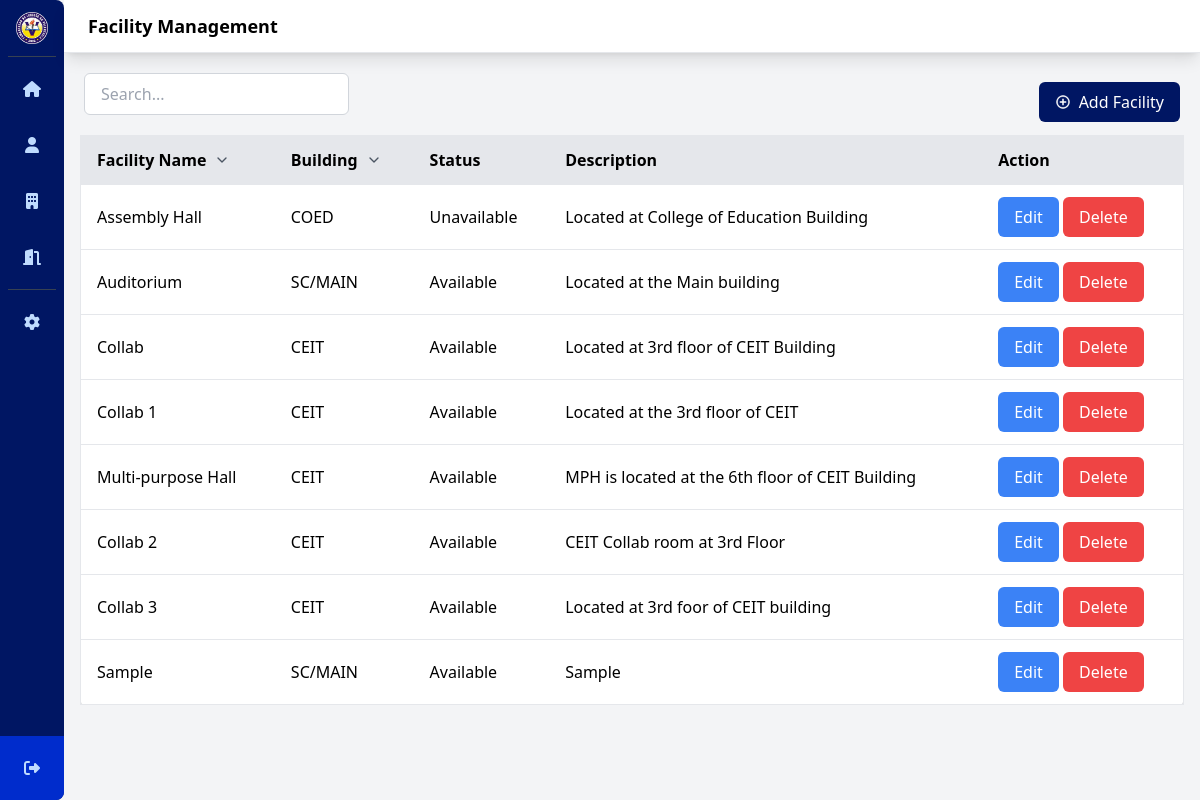
Screenshot of /facilityManagement.php (signed in) with the database file from the repository.
### tables this page shows
CREATE TABLE `facilities` (
  `id` int(11) NOT NULL,
  `facility_name` varchar(255) NOT NULL,
  `building` varchar(255) DEFAULT NULL,
  `status` varchar(255) DEFAULT NULL,
  `descri` varchar(255) DEFAULT NULL
);

### facilityManagement.php (the view, shortened to what this page needs)
<?php
require_once "database/config.php";
$sql = "SELECT * FROM facilities";
$result = $conn->query($sql);
?>
<!DOCTYPE html>
<html lang="en">
<head>
    <link rel="stylesheet" href="css/style.css">
</head>
<body>
    <div class="flex h-screen bg-gray-100">
        <div id="sidebar-container">
            <?php include 'sidebar.php'; ?>
        </div>
        <div class="flex flex-col flex-1">
            <header class="bg-white shadow-lg">
                <div class="flex items-center justify-between px-6 py-3 border-b">
                    <h2 class="text-lg font-semibold">
                        Facility Management
                    </h2>
                </div>
            </header>
            <main class="flex-1 p-4 h-screen">
                <div class="flex items-center justify-between p-1 rounded-md">
                    <div class="flex items-center space-x-4 mb-4">
                        <input type="text" id="searchInput" class="px-4 py-2 border border-gray-300 rounded-md" placeholder="Search..." onkeyup="filterReservations()">
                    </div>
                    <div>
                        <button onclick="showFacilityForm()" class="ml-auto px-4 py-2 bg-plv-blue text-white rounded-md flex items-center justify-center hover:bg-plv-highlight focus:outline-none focus:ring focus:ring-plv-highlight">
                            <img src="img/icons8-plus-24.png" alt="Add Account Icon" class="w-4 h-4 mr-2">
                            Add Facility
                        </button>
                    </div>
                </div>
                <div class=" overflow-y-auto max-h-[calc(100vh-200px)]">
                    <table id="facilitiesTable" class="min-w-full bg-white rounded-md shadow-md border border-gray-200">
                        <thead>
                            <tr class="bg-gray-200 border-b">
                                <th class="py-3 px-4 text-left cursor-pointer hover:bg-gray-100" onclick="sortTable(0)">
                                    <span class="flex items-center">Facility Name
                                        <svg class="w-4 h-4 ml-2 text-gray-600" fill="none" viewBox="0 0 24 24" stroke="currentColor">
                                            <path stroke-linecap="round" stroke-linejoin="round" stroke-width="2" d="M6 9l6 6 6-6"></path>
                                        </svg>
                                    </span>
                                </th>
                                <th class="py-3 px-4 text-left cursor-pointer hover:bg-gray-100" onclick="sortTable(1)">
                                    <span class="flex items-center">Building
                                        <svg class="w-4 h-4 ml-2 text-gray-600" fill="none" viewBox="0 0 24 24" stroke="currentColor">
                                            <path stroke-linecap="round" stroke-linejoin="round" stroke-width="2" d="M6 9l6 6 6-6"></path>
                                        </svg>
                                    </span>
                                </th>
                                <th class="py-3 px-4 text-left">Status</th>
                                <th class="py-3 px-4 text-left">Description</th>
                                <th class="py-3 px-4 text-left">Action</th>
                            </tr>
                        </thead>
                        <tbody id="facilityList" class="divide-y divide-gray-200">
                            <?php if ($result->num_rows > 0): ?>
                                <?php while ($row = $result->fetch_assoc()): ?>
                                    <tr>
                                        <td class="py-3 px-4"><?php echo $row['facility_name']; ?></td>
                                        <td class="py-3 px-4"><?php echo $row['building']; ?></td>
                                        <td class="py-3 px-4"><?php echo $row['status']; ?></td>
                                        <td class="py-3 px-4"><?php echo $row['descri']; ?></td>
                                        <td class="py-3 px-4">
                                            <button onclick="editFacility(<?php echo $row['id']; ?>)" class="bg-blue-500 text-white rounded-md px-4 py-2 hover:bg-blue-600">Edit</button>
                                            <button onclick="deleteFacility(<?php echo $row['id']; ?>)" class="bg-red-500 text-white rounded-md px-4 py-2 hover:bg-red-600">Delete</button>
                                        </td>
                                    </tr>
                                <?php endwhile; ?>
                            <?php else: ?>
                                <tr>
                                    <td colspan="5" class="py-4 px-4 text-center">No facilities found</td>
                                </tr>
                            <?php endif; ?>
                        </tbody>
                    </table>
                </div>
            </main>
        </div>
    </div>
</body>
</html>

### css/style.css (style rules this page uses)
html, :host { line-height: 1.5; -webkit-text-size-adjust: 100%; -moz-tab-size: 4; -o-tab-size: 4; tab-size: 4; font-family: ui-sans-serif, system-ui, sans-serif, "Apple Color Emoji", "Segoe UI Emoji", "Segoe UI Symbol", "Noto Color Emoji"; font-feature-settings: normal; font-variation-settings: normal; -webkit-tap-highlight-color: transparent; }
body { margin: 0; line-height: inherit; }
h1, h2, h3, h4, h5, h6 { font-size: inherit; font-weight: inherit; }
table { text-indent: 0; border-color: inherit; border-collapse: collapse; }
button, input, optgroup, select, textarea { font-family: inherit; font-feature-settings: inherit; font-variation-settings: inherit; font-size: 100%; font-weight: inherit; line-height: inherit; color: inherit; margin: 0; padding: 0; }
button, select { text-transform: none; }
button, [type='button'], [type='reset'], [type='submit'] { -webkit-appearance: button; background-color: transparent; background-image: none; }
blockquote, dl, dd, h1, h2, h3, h4, h5, h6, hr, figure, p, pre { margin: 0; }
input::placeholder, textarea::placeholder { opacity: 1; color: #9ca3af; }
button, [role="button"] { cursor: pointer; }
img, svg, video, canvas, audio, iframe, embed, object { display: block; vertical-align: middle; }
img, video { max-width: 100%; height: auto; }
.mb-4 { margin-bottom: 1rem; }
.ml-2 { margin-left: 0.5rem; }
.ml-auto { margin-left: auto; }
.mr-2 { margin-right: 0.5rem; }
.flex { display: flex; }
.h-4 { height: 1rem; }
.h-screen { height: 100vh; }
.max-h-\[calc\(100vh-200px\)\] { max-height: calc(100vh - 200px); }
.w-4 { width: 1rem; }
.min-w-full { min-width: 100%; }
.flex-1 { flex: 1 1 0%; }
.cursor-pointer { cursor: pointer; }
.flex-col { flex-direction: column; }
.items-center { align-items: center; }
.justify-center { justify-content: center; }
.justify-between { justify-content: space-between; }
.divide-y > :not([hidden]) ~ :not([hidden]) { --tw-divide-y-reverse: 0; border-top-width: calc(1px * calc(1 - var(--tw-divide-y-reverse))); border-bottom-width: calc(1px * var(--tw-divide-y-reverse)); }
.divide-gray-200 > :not([hidden]) ~ :not([hidden]) { --tw-divide-opacity: 1; border-color: rgb(229 231 235 / var(--tw-divide-opacity)); }
.overflow-y-auto { overflow-y: auto; }
.rounded-md { border-radius: 0.375rem; }
.border { border-width: 1px; }
.border-b { border-bottom-width: 1px; }
.border-gray-200 { --tw-border-opacity: 1; border-color: rgb(229 231 235 / var(--tw-border-opacity)); }
.border-gray-300 { --tw-border-opacity: 1; border-color: rgb(209 213 219 / var(--tw-border-opacity)); }
.bg-blue-500 { --tw-bg-opacity: 1; background-color: rgb(59 130 246 / var(--tw-bg-opacity)); }
.bg-gray-100 { --tw-bg-opacity: 1; background-color: rgb(243 244 246 / var(--tw-bg-opacity)); }
.bg-gray-200 { --tw-bg-opacity: 1; background-color: rgb(229 231 235 / var(--tw-bg-opacity)); }
.bg-plv-blue { --tw-bg-opacity: 1; background-color: rgb(0 22 99 / var(--tw-bg-opacity)); }
.bg-red-500 { --tw-bg-opacity: 1; background-color: rgb(239 68 68 / var(--tw-bg-opacity)); }
.bg-white { --tw-bg-opacity: 1; background-color: rgb(255 255 255 / var(--tw-bg-opacity)); }
.p-1 { padding: 0.25rem; }
.p-4 { padding: 1rem; }
.px-4 { padding-left: 1rem; padding-right: 1rem; }
.px-6 { padding-left: 1.5rem; padding-right: 1.5rem; }
.py-2 { padding-top: 0.5rem; padding-bottom: 0.5rem; }
.py-3 { padding-top: 0.75rem; padding-bottom: 0.75rem; }
.text-left { text-align: left; }
.text-lg { font-size: 1.125rem; line-height: 1.75rem; }
.font-semibold { font-weight: 600; }
.text-gray-600 { --tw-text-opacity: 1; color: rgb(75 85 99 / var(--tw-text-opacity)); }
.text-white { --tw-text-opacity: 1; color: rgb(255 255 255 / var(--tw-text-opacity)); }
.shadow-lg { --tw-shadow: 0 10px 15px -3px rgb(0 0 0 / 0.1), 0 4px 6px -4px rgb(0 0 0 / 0.1); --tw-shadow-colored: 0 10px 15px -3px var(--tw-shadow-color), 0 4px 6px -4px var(--tw-shadow-color); box-shadow: var(--tw-ring-offset-shadow, 0 0 #0000), var(--tw-ring-shadow, 0 0 #0000), var(--tw-shadow); }
.shadow-md { --tw-shadow: 0 4px 6px -1px rgb(0 0 0 / 0.1), 0 2px 4px -2px rgb(0 0 0 / 0.1); --tw-shadow-colored: 0 4px 6px -1px var(--tw-shadow-color), 0 2px 4px -2px var(--tw-shadow-color); box-shadow: var(--tw-ring-offset-shadow, 0 0 #0000), var(--tw-ring-shadow, 0 0 #0000), var(--tw-shadow); }

### rows the page displays
facilities: facility_name "Assembly Hall", building "COED", status "Unavailable", descri "Located at College of Education Building"
facilities: facility_name "Auditorium", building "SC/MAIN", status "Available", descri "Located at the Main building"
facilities: facility_name "Collab", building "CEIT", status "Available", descri "Located at 3rd floor of CEIT Building"
facilities: facility_name "Collab 1", building "CEIT", status "Available", descri "Located at the 3rd floor of CEIT"
facilities: facility_name "Multi-purpose Hall", building "CEIT", status "Available", descri "MPH is located at the 6th floor of CEIT Building"
facilities: facility_name "Collab 2", building "CEIT", status "Available", descri "CEIT Collab room at 3rd Floor"
facilities: facility_name "Collab 3", building "CEIT", status "Available", descri "Located at 3rd foor of CEIT building"
facilities: facility_name "Sample", building "SC/MAIN", status "Available", descri "Sample"
